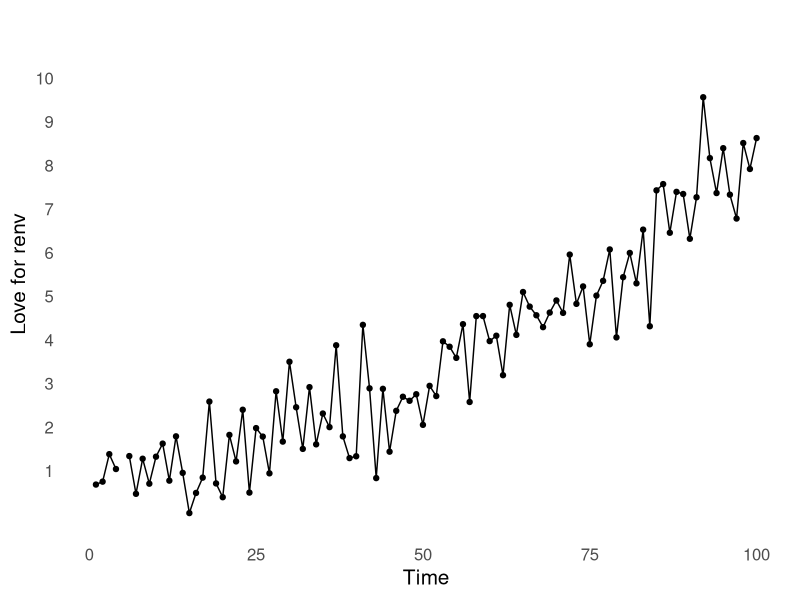

Source code (R):
library(dplyr)
library(ggplot2)

set.seed(43210)

love_for_renv <- rnorm(100, exp(.022*(1:100)), .8)

my_plot <- 
  data.frame(Time = 1:100,
             love_for_renv = love_for_renv) %>%
  ggplot(aes(x = Time, y = love_for_renv)) +
  geom_point() +
  geom_line() +
  ylab("Love for renv") +
  scale_y_continuous(breaks = 1:10, limits = c(0,11)) +
  theme_minimal(base_size = 15) +
  theme(panel.grid = element_blank())

ggsave(my_plot, file = "saved_plot.pdf", unit = "in",
       height = 4, width = 5)
